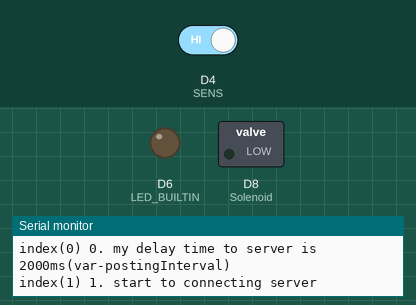
The sketch below on a simulated Arduino MKR. On the bench: switched loads named in the sketch (green lamp = pin HIGH), output pins drawn as LEDs (lit = HIGH), the last lines printed to the serial monitor. The inputs (shaded band) are chosen by the test bench; at power-on: D4 (SENS) HIGH. WiFi joins after 1.5 s; servers stay silent unless stated; uploads are accepted with an empty reply.

Above: at 12.7 s.
12.8 s: D4 (SENS) driven LOW
At 14.3 s:
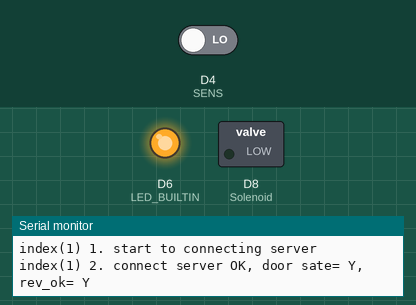
14.7 s: D4 (SENS) driven HIGH
At 16.1 s:
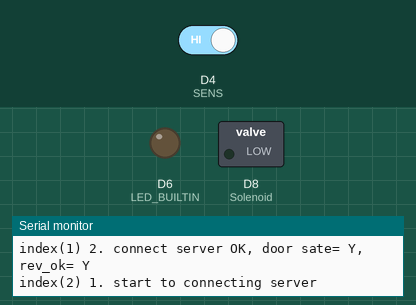
Timing chart, 0 to 17.7 s (numbered marks = the images above; inputs shaded):
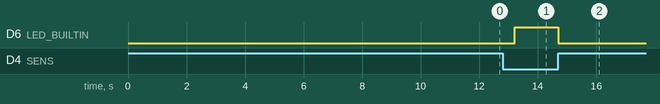

Measured:
- after the input at 12.8 s, D6 (LED_BUILTIN): LOW → HIGH after 0.42 s
- after the input at 14.7 s, D6 (LED_BUILTIN): HIGH → LOW at once

The sketch:

qr-ok-01_1114_wdt.ino
```cpp
#include <SPI.h>
#include <WiFi101.h>
#include <WString.h>


///////please enter your sensitive data in the Secret tab/arduino_secrets.h
char ssid[] = "oysterYS";        // your network SSID (name)
char pass[] = "52005200ys";    // your network password (use for WPA, or use as key for WEP)
String QID = "Q00002"; //Q00001 IT, Q00002 HN
//https://arduino.stackexchange.com/questions/43644/wifi101-client-http-post-fails-after-3rd-request
int status = WL_IDLE_STATUS;

// Initialize the WiFi client library
WiFiClient client;

// server address:
char server[] = "todayrecycle.com";
//IPAddress server(64,131,82,241);

unsigned long lastConnectionTime = 0;            // last time you connected to the server, in milliseconds
const unsigned long postingInterval = 2L * 1000L; // delay between updates, in milliseconds

//Door sensor
#define SENS  4  // Door sensorf
int sensorState = 0; // variable for reading the Door Sensor status
// constants
const int buttonPin = 6;     // the number of the pushbutton pin
const int Solenoid =  8;      // the number of the Solenoid pin
// variables
String line;
String res;
String strDoorStat="N";
char btChar;
char okChar = 'N';
int i = 0;
int resetN = 0;

unsigned long previousMillis = 0;        // will store last time LED was updated
// constants won't change:
const long interval = 500;
int ledState = LOW;
/*
 * split result from server split result from server
 */
String getValue(String data, char separator, int index)
{
  int found = 0;
  int strIndex[] = {0, -1};
  int maxIndex = data.length()-1;

  for(int i=0; i<=maxIndex && found<=index; i++){
    if(data.charAt(i)==separator || i==maxIndex){
        found++;
        strIndex[0] = strIndex[1]+1;
        strIndex[1] = (i == maxIndex) ? i+1 : i;
    }
  }

  return found>index ? data.substring(strIndex[0], strIndex[1]) : "";
}


/*
 *  this method makes a HTTP connection to the server:this method makes a HTTP connection to the server:
 */
void httpRequest() {
  // close any connection before send a new request.
  // This will free the socket on the WiFi shield.
   i++;
  Serial.println();
  Serial.print("index(");
  Serial.print(i);
  Serial.print(") ");

  Serial.println("1. start to connecting server");

  client.stop();
  WiFi.end();
  delay(10);
  WiFi.begin(ssid, pass);

  // if there's a successful connection:
  if (client.connect(server, 80)) {
    Serial.print("index(");
    Serial.print(i);
    Serial.print(") ");
    Serial.println("2. connect server OK, door sate= "+strDoorStat +", rev_ok= " + okChar);

    // send the HTTP PUT request:
    client.println("GET /todayrecycle/wifi/qrbox.jsp?qid="+QID+"&dstat="+strDoorStat+"&rev="+okChar +"&r=" + resetN +" HTTP/1.1");
    client.println("Host: todayrecycle.com");
    client.println("User-Agent: ArduinoWiFi/1.1");
    client.println("Connection: close");
    client.println();

    // note the time that the connection was made:
    lastConnectionTime = millis();

  } else {
    // if you couldn't make a connection:
    Serial.println("connection failed");

  }

}

/*
 *  print wifi state
 */
void printWiFiStatus() {
  // print the SSID of the network you're attached to:
  Serial.print("SSID: ");
  Serial.println(WiFi.SSID());

  // print your WiFi shield's IP address:
  IPAddress ip = WiFi.localIP();
  Serial.print("IP Address: ");
  Serial.println(ip);

  // print the received signal strength:
  long rssi = WiFi.RSSI();
  Serial.print("signal strength (RSSI):");
  Serial.print(rssi);
  Serial.println(" dBm");
}

/*
 *  connect wifi
 */
void connectWIFI(){
    // attempt to connect to WiFi network:
  while ( status != WL_CONNECTED) {
    Serial.print("Attempting to connect to SSID: ");
    Serial.println(ssid);
    // Connect to WPA/WPA2 network. Change this line if using open or WEP network:
    status = WiFi.begin(ssid, pass);
    // wait 10 seconds for connection:
    delay(10000);
    // you're connected now, so print out the status:
    printWiFiStatus();


  }
}


void setup() {
   // check for the presence of the shield:
  connectWIFI();
  // initialize Door sensor as input:
  pinMode(SENS, INPUT);
  digitalWrite(SENS, HIGH);
    // initialize digital pin LED_BUILTIN as an output.
  pinMode(LED_BUILTIN, OUTPUT);
  // initialize the Solenoid pin as an output:
  pinMode(Solenoid, OUTPUT);

  Serial.begin(9600);  // opens serial port, sets data rate to 9600 bps

  digitalWrite(LED_BUILTIN, HIGH); //first start turn on led
  Serial.print("index(");
  Serial.print(i);
  Serial.print(") ");
  Serial.println("0. my delay time to server is 2000ms(var-postingInterval)");
//  int countdownMS = Watchdog.enable(10000);
//  Serial.print("Enabled the watchdog with max countdown of ");
//  Serial.print(countdownMS, DEC);
//  Serial.println(" milliseconds!");
//  Serial.println();
//
//  sodaq_wdt_enable(WDT_PERIOD_8X);
//
//

}


/*
 * blink led, lock open
*/
void open(){

    for(int i=0; i<10; i++){

     digitalWrite(LED_BUILTIN, HIGH);
     delay(100);
     digitalWrite(LED_BUILTIN, LOW);
     delay(100);
    }


   digitalWrite(Solenoid, HIGH); //open lock


}

void loop() {

  //1. get door state
    sensorState = digitalRead(SENS); // read the Door sensor status
     if (sensorState == LOW) {
       // Serial.write("Closed");
       strDoorStat= "N";
       digitalWrite(LED_BUILTIN, HIGH);
     }else{
       //Serial.write("Open");
         strDoorStat= "Y";
         okChar = 'Y';

      //no door
       digitalWrite(LED_BUILTIN, LOW);   // turn the LED on (HIGH is the voltage level)
    }


 /***************wifi connection**************************/
        //2.enter server
          line = "";
           if (client.available()) {
             line = client.readStringUntil('\r');
           }

        //3.get result
          res = getValue(line, '@', 1);
          if(res.length() >= 1){
              res.trim();
            if(res == "1"){
        //4. only open! when door is closed.
               if(strDoorStat == "N"){
                    open();
                    delay(3000);
               }
                  digitalWrite(Solenoid, LOW);
            }else if(res == "0"){
                // Close Lock
                  digitalWrite(Solenoid, LOW);
                 // isDone = false;
                  okChar = 'N';
            }else if(res == "4"){
                    Serial.println("reset gogo");

            }
            //debug
             Serial.print("index(");
             Serial.print(i);
             Serial.print(") ");
             Serial.println("3. result = "+res);

             client.stop(); //add 10/04

          }

          // if N seconds have passed since your last connection,
          // then connect again and send data:
          if (millis() - lastConnectionTime > postingInterval){
              httpRequest();
          }
//
//    if (sodaq_wdt_flag) {
//        sodaq_wdt_flag = false;
//        sodaq_wdt_reset();
//
//        resetN += 1;
//
//        Serial.println("WDT interrupt has been triggered");
//      }

}
```
